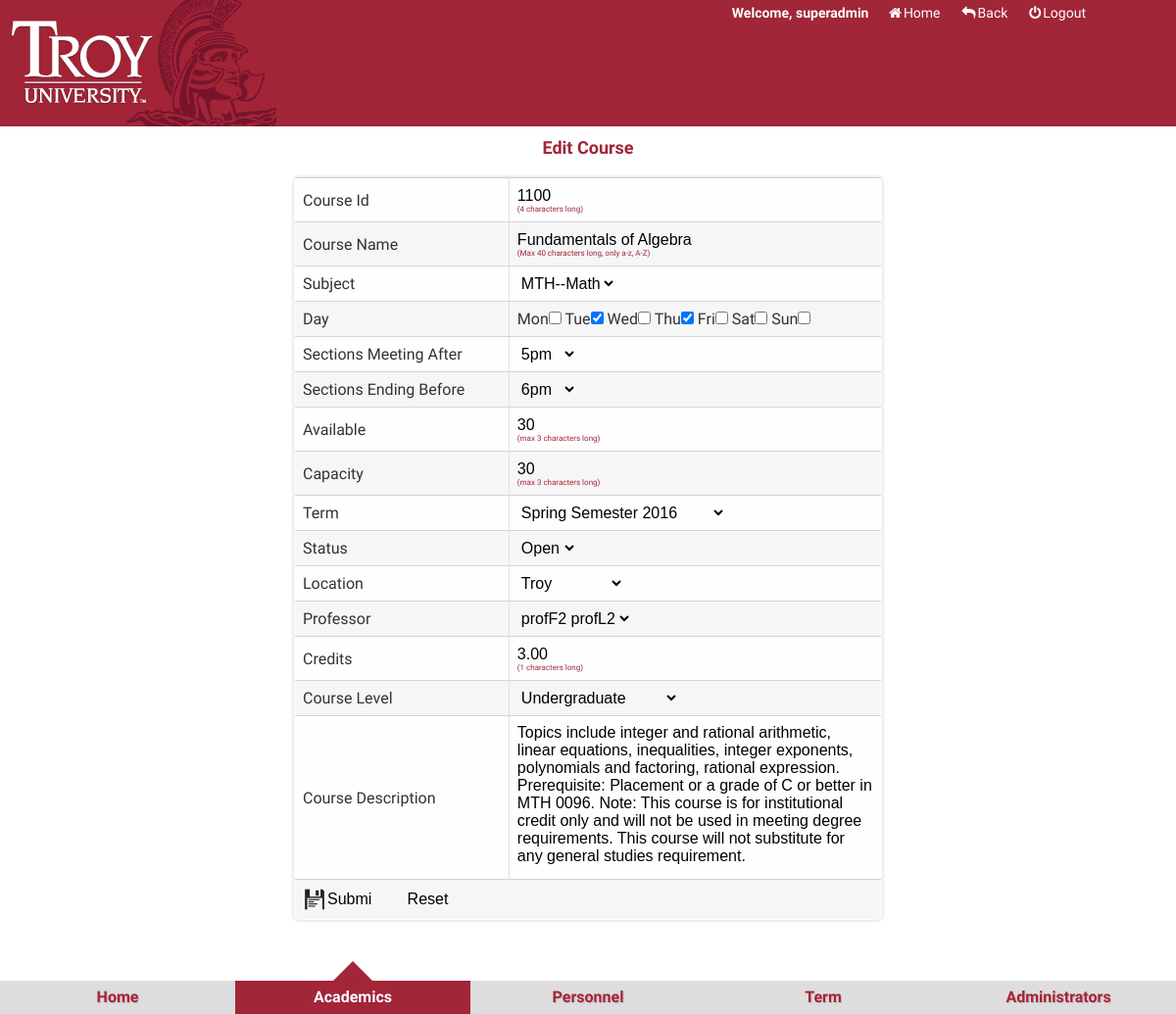
Page /admin/editCour.php?id=2 (signed in) on the committed database.
### tables this page shows
CREATE TABLE `troy_courses` (
  `id` int(10) unsigned NOT NULL AUTO_INCREMENT,
  `courseName` varchar(255) NOT NULL,
  `courseId` int unsigned NOT NULL,
  `subjectId` int unsigned NOT NULL,
  `courseStartTime` int(50) NOT NULL,
  `courseEndTime` int(50) NOT NULL,
  `courseAvai` int unsigned NOT NULL,
  `courseCapa` int unsigned NOT NULL,
  `courseTerm` int(10) NOT NULL,
  `courseStat` int(10) NOT NULL,
  `courseLoca` varchar(45) NOT NULL,
  `courseDesc` TEXT NOT NULL,
  `courseCred` decimal(10,2) NOT NULL,
  `courseLevel` int(10) NOT NULL,
  `courseProfId` int unsigned NOT NULL,
  PRIMARY KEY (`id`),
  UNIQUE KEY `courseName` (`courseName`),
  UNIQUE KEY `courseId` (`courseId`)
);

CREATE TABLE `troy_schedule` (
  `id` int(10) unsigned NOT NULL AUTO_INCREMENT,
  `mon` varchar(55) NULL,
  `tue` varchar(55) NULL,
  `wed` varchar(55) NULL,
  `thu` varchar(55) NULL,
  `fri` varchar(55) NULL,
  `sat` varchar(55) NULL,
  `sun` varchar(55) NULL,
  PRIMARY KEY (`id`)
);

CREATE TABLE `troy_term` (
  `id` int(10) unsigned NOT NULL AUTO_INCREMENT,
  `termName` varchar(100) NOT NULL,
  PRIMARY KEY (`id`)
);

CREATE TABLE `troy_professors` (
  `id` int(10) unsigned NOT NULL AUTO_INCREMENT,
  `profFirstName` varchar(55) NOT NULL ,
  `profLastName` varchar(55) NOT NULL,
  `profEmail` varchar(55) NOT NULL,
  `profPhoneNum` varchar(55) NOT NULL,
  `profDesc` varchar(255) NULL,
  PRIMARY KEY (`id`)
);

CREATE TABLE `troy_level` (
  `id` int(10) unsigned NOT NULL AUTO_INCREMENT,
  `levelName` varchar(100) NOT NULL,
  PRIMARY KEY (`id`)
);

### lib/mysql.func.php (called while the page is built, shortened)
<?php
function fetchOne($sql,$result_type=MYSQLI_ASSOC){
    $link=mysqli_connect(DB_HOST,DB_USER,DB_PWD,DB_DBNAME) or die("Connect MySQL Fail:".mysqli_errno($link).":".mysqli_errno($link));
    $result=mysqli_query($link,$sql);
    $row=mysqli_fetch_array($result,$result_type);
    return $row;
}
function fetchAll($sql,$result_type=MYSQLI_ASSOC){
    $link=mysqli_connect(DB_HOST,DB_USER,DB_PWD,DB_DBNAME) or die("Connect MySQL Fail:".mysqli_errno($link).":".mysqli_errno($link));
    $result=mysqli_query($link,$sql);
    while(@$row=mysqli_fetch_array($result,$result_type)){
        $rows[]=$row;
    }
    return $rows;
}

### core/courses.inc.php (called while the page is built, shortened)
<?php
function getCourById($id){
    $sql="select c.id,c.courseName,c.courseId,c.subjectId,c.courseStartTime,c.courseEndTime,c.courseAvai,c.courseCapa,c.courseTerm,c.courseStat,c.courseLoca,c.courseDesc,c.courseProfId,c.courseCred,c.courseLevel,p.profFirstName,p.profLastName,p.profEmail,p.profPhoneNum,p.profDesc,s.subShortName,s.subName from troy_courses as c left join troy_subjects s on c.subjectId=s.id left join troy_professors as p on c.courseProfId=p.id where c.id={$id}";
    return fetchOne($sql);
}

### core/level.inc.php (called while the page is built, shortened)
<?php
function getAllLevel(){
    $sql="select * from troy_level";
    $rows=fetchAll($sql);
    return $rows;
}

### core/term.inc.php (called while the page is built, shortened)
<?php
function getAllTerm(){
    $sql="select * from troy_term";
    $rows=fetchAll($sql);
    return $rows;
}

### core/professor.inc.php (called while the page is built, shortened)
<?php
function getAllProf(){
    $sql="select * from troy_professors";
    $rows=fetchAll($sql);
    return $rows;
}

### core/subjects.inc.php (called while the page is built, shortened)
<?php
function getAllSub(){
    $sql="select id,subShortName,subName from troy_subjects";
    $rows=fetchAll($sql);
    return $rows;
}

### core/schedule.inc.php (called while the page is built)
<?php
function getScheByCourId($id){
    $sql="select id,mon,tue,wed,thu,fri,sat,sun from troy_schedule WHERE mon={$id} OR tue={$id} OR wed={$id} OR thu={$id} OR fri={$id} OR sat={$id} OR sun={$id}";
    $result=fetchOne($sql);
    return $result;
}

### admin/editCour.php (the view, shortened to what this page needs)
<?php
$rows=getAllSub();
$id=$_REQUEST['id'];
$profRows=getAllProf();
$termInfos=getAllTerm();
$levelInfos=getAllLevel();
$courInfo=getCourById($id);
$scheInfo=getScheByCourId($courInfo['courseId']);
?>
<!DOCTYPE html>
<html lang="en">
<head>
    <link href="../css/normalize.css" type="text/css" rel="stylesheet">
    <link href="css/main.css" type="text/css" rel="stylesheet">
    <link href="css/content.css" type="text/css" rel="stylesheet">
    <link href="../css/font-awesome.css" type="text/css" rel="stylesheet">
    <link href="css/animation.css" type="text/css" rel="stylesheet">
    <link href="css/backstage.css" type="text/css" rel="stylesheet">
</head>
<body>
<div class="head">
    <div class="logo fl"><a href="#"></a></div>
    <div class="operation_user fr">
        <div class="link">
            <b style="color:#fff">Welcome,
                <?php
                if(isset($_SESSION['TroyCourSYSadminName'])){
                    echo $_SESSION['TroyCourSYSadminName'];
                }elseif(isset($_COOKIE['TroyCourSYSadminName'])){
                    echo $_COOKIE['TroyCourSYSadminName'];
                }
                ?>
            </b>&nbsp;&nbsp;<a href="index.php" style="color:#fff" class="" ><i class="fa fa-home"></i><span>Home</span></a><a href="#" class="" onclick="history.go(-1)" style="color:#fff"><i class="fa fa-reply"></i><span>Back</span></a><a href="doAdminAction.php?act=logout" class="" style="color:#fff"><i class="fa fa-power-off"></i><span>Logout</span></a>
        </div>
    </div>
</div>
<div class="container">
    <div class="st-container">
        <a href="#st-panel-1">Home</a>
        <a href="#st-panel-2">Academics</a>
        <a href="#st-panel-3">Personnel</a>
        <a href="#st-panel-4">Term</a>
        <a href="#st-panel-5">Administrators</a>
        <div class="details">
            <form action="doAdminAction.php?act=editCour&id=<?php echo $id;?>" method="post" onsubmit="return FormCourCheck()" enctype="multipart/form-data">
                <table class="table" width="70%" border="1" cellpadding="5" cellspacing="0" bgcolor="#cccccc">
                    <caption>Edit Course</caption>
                    <tr>
                        <td>Course Id</td>
                        <td><input type="number" name="courseId" id="courseId" value="<?php echo $courInfo['courseId'];?>"><span style="color:#a12638;font-size:8px;"><li>(4 characters long)</li></span></td>
                    </tr>
                    <tr>
                        <td>Course Name</td>
                        <td><input type="text" name="courseName" id="courseName" value="<?php echo $courInfo['courseName'];?>"><span style="color:#a12638;font-size:8px;"><li>(Max 40 characters long, only a-z, A-Z)</li></span></td>
                    </tr>
                    <tr>
                        <td>Subject</td>
                        <td>
                            <select name="subjectId">
                                <?php foreach($rows as $row):?>
                                    <option value="<?php echo $row['id'];?>"><?php echo $courInfo['subShortName']."--".$courInfo['subName'];?></option>
                                <?php endforeach;?>
                            </select>
                        </td>
                    </tr>
                    <tr>
                        <td>Day</td>
                        <td>
                            Mon<input type="checkbox" <?php echo ($scheInfo['mon']==$courInfo['courseId'])?"checked":NULL;?> name="day[mon]" value="mon">
                            Tue<input type="checkbox" <?php echo ($scheInfo['tue']==$courInfo['courseId'])?"checked":NULL;?> name="day[tue]" value="tue">
                            Wed<input type="checkbox" <?php echo ($scheInfo['wed']==$courInfo['courseId'])?"checked":NULL;?> name="day[wed]" value="wed">
                            Thu<input type="checkbox" <?php echo ($scheInfo['thu']==$courInfo['courseId'])?"checked":NULL;?> name="day[thu]" value="thu">
                            Fri<input type="checkbox" <?php echo ($scheInfo['fri']==$courInfo['courseId'])?"checked":NULL;?> name="day[fri]" value="fri">
                            Sat<input type="checkbox" <?php echo ($scheInfo['sat']==$courInfo['courseId'])?"checked":NULL;?> name="day[sat]" value="sat">
                            Sun<input type="checkbox" <?php echo ($scheInfo['sun']==$courInfo['courseId'])?"checked":NULL;?> name="day[sun]" value="sun">
                        </td>
                    </tr>
                    <tr>
                        <td>Sections Meeting After</td>
                        <td>
                            <select name="courseStartTime">
                                <option value="5pm" <?php echo ($courInfo['courseStartTime']=="17")?"selected=selected":NULL;?>">5pm</option>
                            </select>
                        </td>
                    </tr>
                    <tr>
                        <td>Sections Ending Before</td>
                        <td>
                            <select name="courseEndTime">
                                <option value="6pm" <?php echo ($courInfo['courseEndTime']=="18")?"selected=selected":NULL;?>>6pm</option>
                            </select>
                        </td>
                    </tr>
                    <tr>
                        <td>Available</td>
                        <td>
                            <input type="text" name="courseAvai" id="courseAvai" value="<?php echo $courInfo['courseAvai'];?>">
                            <span style="color:#a12638;font-size:8px;"><li>(max 3 characters long)</li></span>
                        </td>
                    </tr>
                    <tr>
                        <td>Capacity</td>
                        <td>
                            <input type="text" name="courseCapa" id="courseCapa" value="<?php echo $courInfo['courseCapa'];?>">
                            <span style="color:#a12638;font-size:8px;"><li>(max 3 characters long)</li></span>
                        </td>
                    </tr>
                    <tr>
                        <td>Term</td>
                        <td>
                            <select name="courseTerm">
                                <?php foreach ($termInfos as $termInfo):?>
                                <option value="<?php echo $termInfo['id'];?>" <?php echo ($courInfo['courseTerm']==$termInfo['id'])?"selected=selected":NULL;?>><?php echo $termInfo['termName'];?></option>
                                <?php endforeach;?>
                            </select>
                        </td>
                    </tr>
                    <tr>
                        <td>Status</td>
                        <td>
                            <select name="courseStat">
                                <option value="1" <?php echo ($courInfo['courseStat']=="1")?"selected=selected":NULL;?>>Open</option>
                        </td>
                    </tr>
                    <tr>
                        <td>Location</td>
                        <td>
                            <select name="courseLoca">
                                <option value="Troy" <?php echo ($courInfo['courseLoca']=="Troy")?"selected=selected":NULL;?>>Troy</option>
                            </select>
                        </td>
                    </tr>
                    <tr>
                        <td>Professor</td>
                        <td>
                            <select name="courseProfId">
                                <?php foreach($profRows as $profRow):?>
                                    <option value="<?php echo $profRow['id'];?>" <?php echo ($courInfo['courseProfId']==$profRow['id'])?"selected=selected":NULL;?>><?php echo $profRow['profFirstName']." ".$profRow['profLastName'];?></option>
                                <?php endforeach;?>
                            </select>
                        </td>
                    </tr>
                    <tr>
                        <td>Credits</td>
                        <td>
                            <input type="text" name="courseCred" id="courseCred" value="<?php echo $courInfo['courseCred'];?>">
                            <span style="color:#a12638;font-size:8px;"><li>(1 characters long)</li></span>
                        </td>
                    </tr>
                    <tr>
                        <td>Course Level</td>
                        <td>
                            <select name="courseLevel">
                                <?php foreach ($levelInfos as $levelInfo):?>
                                    <option value="<?php echo $levelInfo['id'];?>" <?php echo ($courInfo['courseLevel']==$levelInfo['id'])?"selected=selected":NULL;?>><?php echo $levelInfo['levelName'];?></option>
                                <?php endforeach;?>
                            </select>
                        </td>
                    </tr>
                    <tr>
                        <td>Course Description</td>
                        <td>
                            <textarea name="courseDesc" id="editor_id" style="width:100%;height:150px;"><?php echo $courInfo['courseDesc'];?></textarea>
                        </td>
                    </tr>
                    <tr>
                        <td colspan="2"><input type="submit" class="sub24x24" value="Submit"><input type="reset" class="res24x24"  value="Reset"/></td>
                    </tr>
                </table>
                <div class="footer" style="bottom: -200px;">
                    <p><span>Troy University, Troy, Alabama 36082 | </span><a href="tel:+18004145756">1-800-414-5756</a><span> | </span>
                        <a href="http://sos.troy.edu/" target="_blank">Emergency Information</a><span> | </span><a href="http://splash.troy.edu/feedback/" target="_blank">Send us your comments</a>
                        <span> | </span><a href="http://trojan.troy.edu/students/documents/TROY-Student-Complaint-Policy-and-Form.pdf" target="_blank">Student Complaints</a>
                        <span> | </span><a href="http://trojan.troy.edu/privacy-statement.html" target="_blank">Privacy Statement</a><span> | </span><a href="http://trojan.troy.edu/disclaimer.html" target="_blank">Read Our Disclaimer</a>
                        <span> | </span><a href="http://trojan.troy.edu/accreditation.html" target="_blank">Accreditation Statement</a><span> | </span><a href="http://splash.troy.edu/go-to/jobs/" target="_blank">Employment</a>
                        <i> © 1996-2016 Troy University </i>
                    </p>
                </div>
            </form>
        </div>
    </div>
</div>
</body>
</html>

### rows in the picture
troy_courses: courseId "1100", courseName "Fundamentals of Algebra", courseStartTime "5pm", courseEndTime "6pm", courseAvai "30", courseCapa "30", courseTerm "Spring Semester 2016", courseStat "Open", courseLoca "Troy", courseProfId "profF2 profL2", courseCred "3.00", courseLevel "Undergraduate", courseDesc "Topics include integer and rational arithmetic, linear equations, inequalities, integer exponents, polynomials and factoring, rational expression. Prerequisite: Placement or a grade of C or better in MTH 0096. Note: This course is for institutional credit only and will not be used in meeting degree requirements. This course will not substitute for any general studies requirement."
troy_schedule: tue "☑", thu "☑"

### other values in the picture
$_SESSION['TroyCourSYSadminName'] "superadmin"
form field subjectId "MTH--Math"
